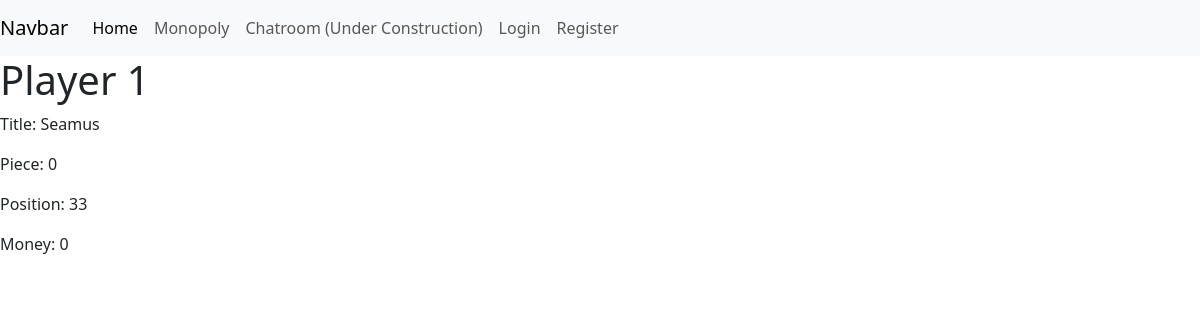
Page /details/1 on the earlier database version.
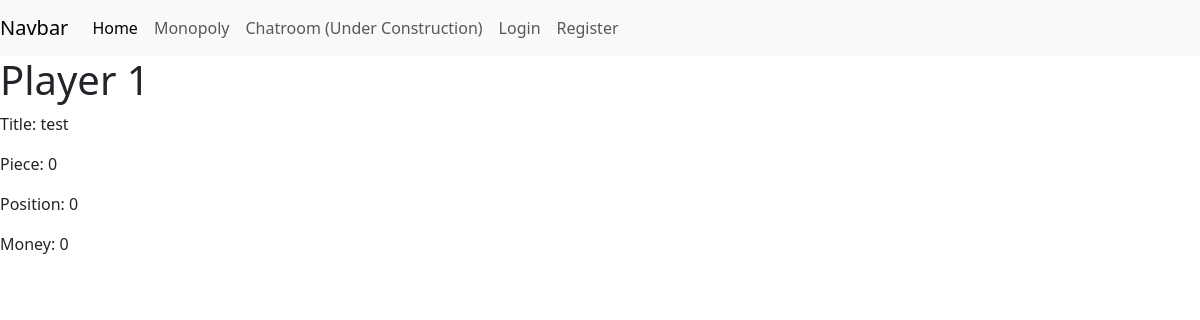
Same page on the later database version.
### models.py (models this page shows, shortened)
class Player(UserMixin, db.Model):
    __tablename__ = "players"
    id: Mapped[int] = mapped_column(primary_key=True)
    title: Mapped[str] = mapped_column(String(30))
    piece: Mapped[int] = mapped_column()
    position: Mapped[int] = mapped_column()
    money: Mapped[int] = mapped_column()
    password_hash: Mapped[Optional[str]] = mapped_column(String(256))
    properties = relationship(
        "Property",
        back_populates="owner",
        cascade="save-update"
    )

### routes/home/home_routes.py (the view)
    @app.route("/details/<id>")
    def details(id):
        player = Player.query.filter(Player.id == id).first()  # Given as list, so we need first
        return render_template("details.html", player=player)

### templates/details.html (shortened to what this page needs)
{% extends "base.html" %}
{% block content %}
<h1>Player {{player.id}}</h1>
<p>Title: {{player.title}}</p>
<p>Piece: {{player.piece}}</p>
<p>Position: {{player.position}}</p>
<p>Money: {{player.money}}</p>
{% endblock %}

### templates/base.html (shortened to what this page needs)
<!DOCTYPE html>
<html lang="en">
<head>
</head>
<body>
    <nav class="navbar navbar-expand-lg navbar-light bg-light">
        <a class="navbar-brand" href="#">Navbar</a>
        <div class="collapse navbar-collapse" id="navbarNavAltMarkup">
            <div class="navbar-nav">
                <a class="nav-item nav-link active" href="/">Home<span class="visually-hidden">(current)</span></a>
                <a class="nav-item nav-link" href="/monopoly">Monopoly</a>
                <a class="nav-item nav-link" href="/chatroom">Chatroom (Under Construction)</a>
                {% if current_user.is_anonymous %}
                <a class="nav-item nav-link" href="/login">Login</a>
                <a class="nav-item nav-link"  href="/register">Register</a>
                {% else %}
                <a class="nav-item nav-link" href="/logout">Logout</a>
                {% endif %}
            </div>
        </div>
    </nav>
    {% block content %}{% endblock %}
</body>
<link rel="stylesheet" href="{{url_for('static', filename='css/base.css')}}" />
<link href="https://cdn.jsdelivr.net/npm/bootstrap@5.3.3/dist/css/bootstrap.min.css" rel="stylesheet"
 />
</html>

### static/css/base.css (style rules this page uses)
body { height: 100%; width: 100%; margin: 0; }
html { height: 100%; width: 100%; margin: 0; }

Differences in the rows shown:
changed Player id 1: title "Seamus" → "test"; position "33" → "0"
